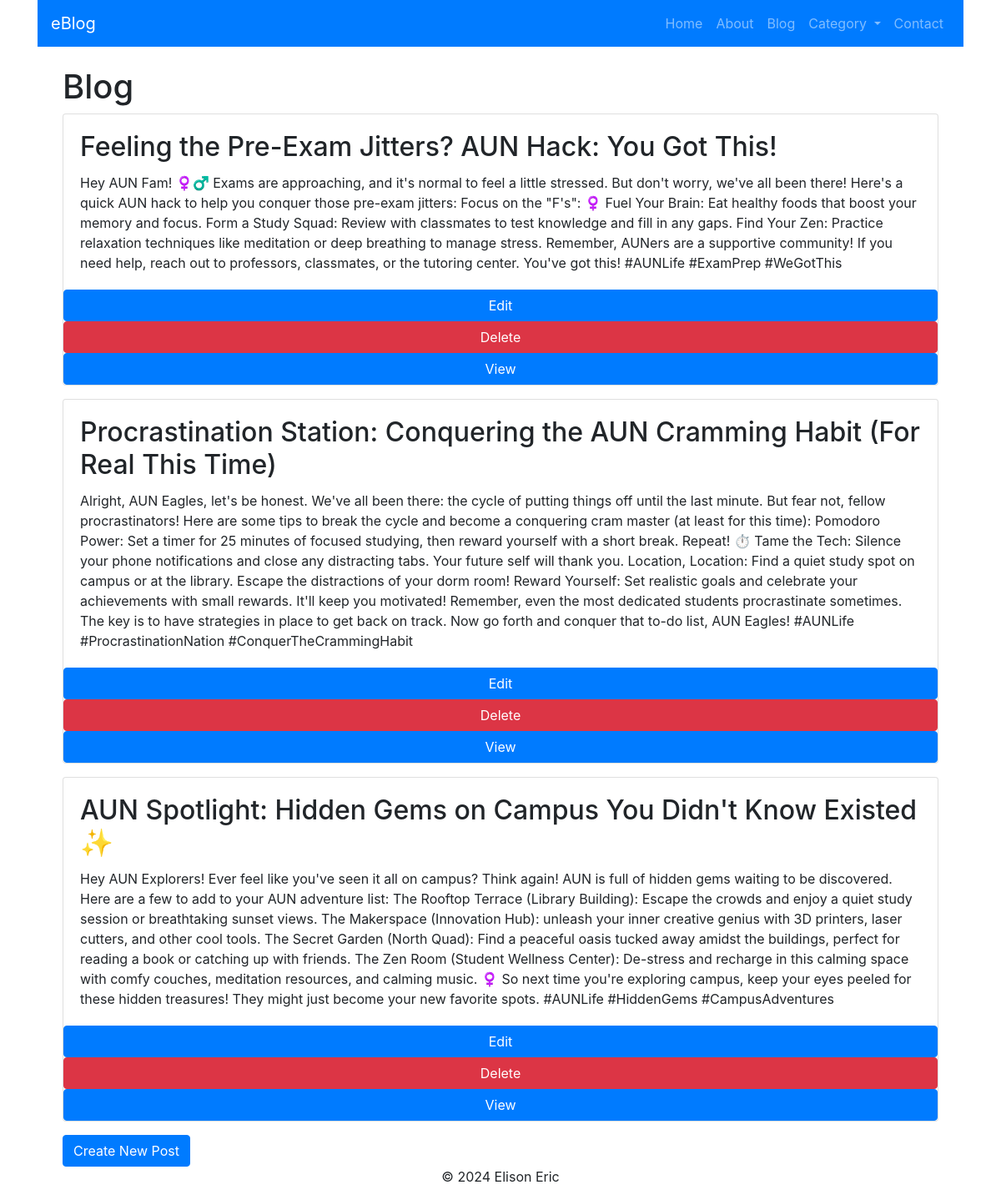
Screenshot of /blog/ with the database file from the repository.
### blog/models.py (models this page shows, shortened)
class Post(models.Model):
    title = models.CharField(max_length=100)
    content = models.TextField()
    created_at = models.DateTimeField(auto_now_add=True)

### blog/views.py (the view)
# urls.py: path('blog/', views.blog, name='blog'),
def blog(request):
    posts = Post.objects.all()
    return render(request, 'blog/blog.html', {'posts': posts})

### blog/templates/blog/blog.html
{% extends 'blog/base.html' %}
{% block content %}
    <div class="container mt-4">
        <h1>Blog</h1>
        <div>
            {% for post in posts %}
                <div class="card mb-3">
                    <div class="card-body">
                        <h2 class="card-title">{{ post.title }}</h2>
                        <p class="card-text">{{ post.content|safe }}</p>
                    </div>
                    <a href="{% url 'post_update' pk=post.pk %}" class="btn btn-primary">Edit</a>
                    <a href="{% url 'post_delete' pk=post.pk %}" class="btn btn-danger">Delete</a>
                    <a href="{% url 'post_detail' pk=post.pk %}" class="btn btn-primary">View</a>
                </div>
            {% endfor %}
        </div>
        <a href="{% url 'post_create' %}" class="btn btn-primary">Create New Post</a>
    </div>
{% endblock %}

### rows the page displays
Post: title "Feeling the Pre-Exam Jitters? AUN Hack: You Got This!", content "Hey AUN Fam! ‍♀️‍♂️ Exams are approaching, and it's normal to feel a little stressed. But don't worry, we've all been there! Here's a quick AUN hack to help you conquer those pre-exam jitters: Focus on the \"F's\": ‍♀️ Fuel Your Brain: Eat healthy foods that boost your memory and focus. Form a Study Squad: Review with classmates to test knowledge and fill in any gaps. Find Your Zen: Practice relaxation techniques like meditation or deep breathing to manage stress. Remember, AUNers are a supportive community! If you need help, reach out to professors, classmates, or the tutoring center. You've got this! #AUNLife #ExamPrep #WeGotThis"
Post: title "Procrastination Station: Conquering the AUN Cramming Habit (For Real This Time)", content "Alright, AUN Eagles, let's be honest. We've all been there: the cycle of putting things off until the last minute. But fear not, fellow procrastinators! Here are some tips to break the cycle and become a conquering cram master (at least for this time): Pomodoro Power: Set a timer for 25 minutes of focused studying, then reward yourself with a short break. Repeat! ⏱️ Tame the Tech: Silence your phone notifications and close any distracting tabs. Your future self will thank you. Location, Location: Find a quiet study spot on campus or at the library. Escape the distractions of your dorm room! Reward Yourself: Set realistic goals and celebrate your achievements with small rewards. It'll keep…"
Post: title "AUN Spotlight: Hidden Gems on Campus You Didn't Know Existed ✨", content "Hey AUN Explorers! Ever feel like you've seen it all on campus? Think again! AUN is full of hidden gems waiting to be discovered. Here are a few to add to your AUN adventure list: The Rooftop Terrace (Library Building): Escape the crowds and enjoy a quiet study session or breathtaking sunset views. The Makerspace (Innovation Hub): unleash your inner creative genius with 3D printers, laser cutters, and other cool tools. The Secret Garden (North Quad): Find a peaceful oasis tucked away amidst the buildings, perfect for reading a book or catching up with friends. The Zen Room (Student Wellness Center): De-stress and recharge in this calming space with comfy couches, meditation resources, and…"
